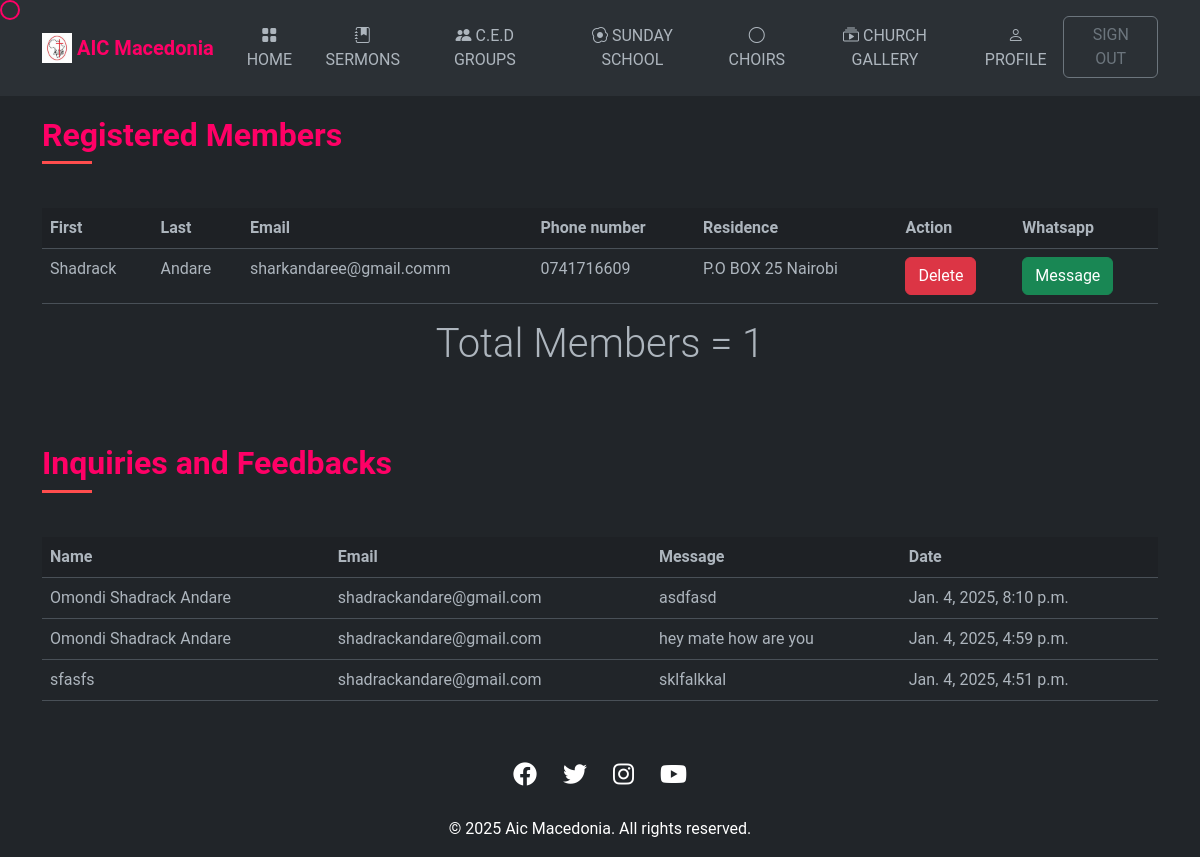
/dashboard/ (signed in), run on an earlier commit of the app's database.
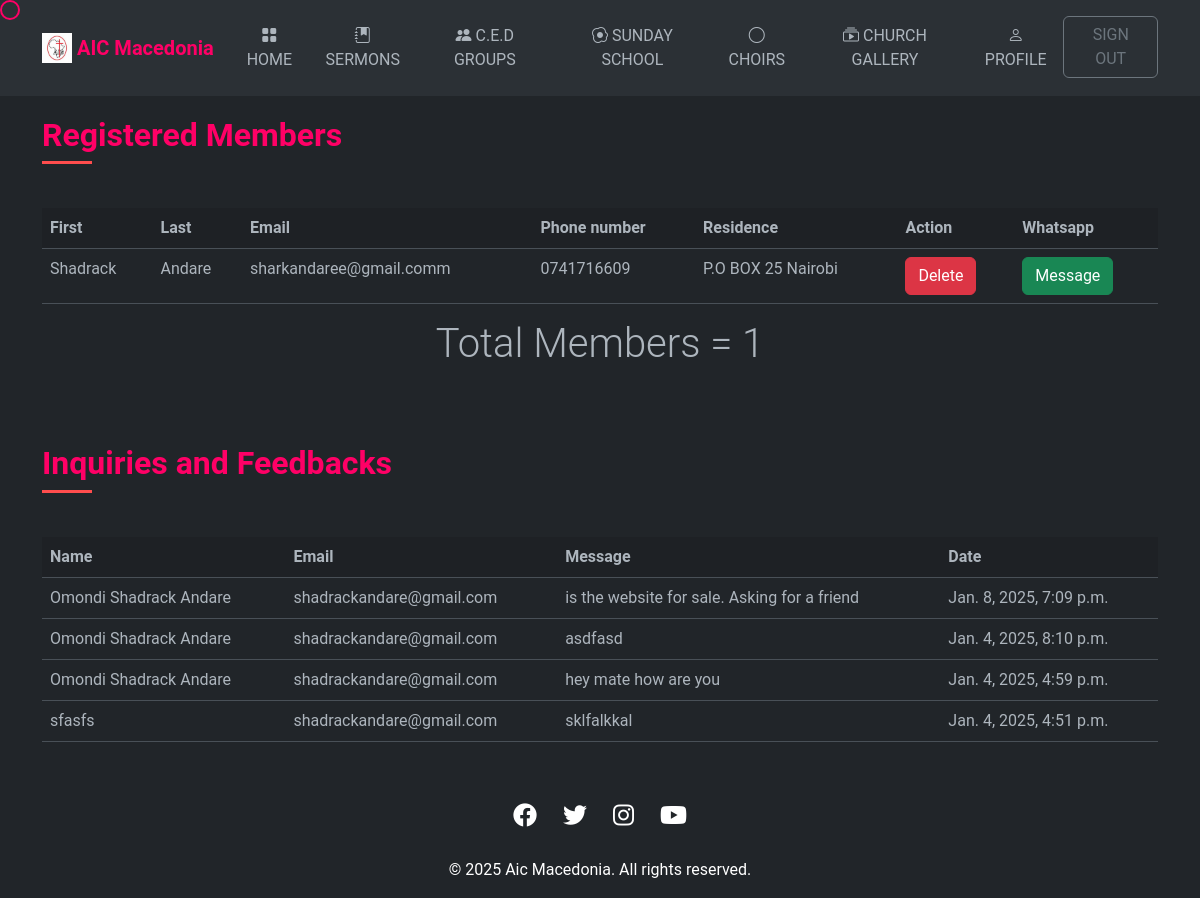
And on a later commit of the database.
### member/models.py (models this page shows, shortened)
class Member(AbstractBaseUser, PermissionsMixin):
    first_name = models.CharField(max_length=255)
    second_name = models.CharField(max_length=255)
    email = models.EmailField(unique=True, max_length=255)
    phone_number = models.IntegerField()
    created_on = models.DateTimeField(auto_now_add=True)
    last_login = models.DateField(auto_now=True)
    profile_pic = models.ImageField(blank=True, upload_to='personal_profile_images', null=True, default='static/img/user.png')
    address = models.CharField(blank=True, null=True, max_length=255, default='Jamcity')
    is_active = models.BooleanField(default=True)
    is_admin = models.BooleanField(default=False)
    is_superadmin = models.BooleanField(default=False)
    is_staff = models.BooleanField(default=False)
    objects = MemberUserManager()
    USERNAME_FIELD = 'email'
    REQUIRED_FIELDS = ['first_name', 'second_name', 'phone_number', 'address']

class ContactForm(models.Model):
    name = models.CharField(max_length=255)
    email = models.EmailField()
    message = models.TextField()
    created_on = models.DateTimeField(auto_now_add=True)

### managment/views.py (the view, shortened to what this page needs)
# urls.py: path("dashboard/", Dashboard.as_view(), name="dashboard"),
class Dashboard(View):
    def get(self, request):
        if request.user.is_authenticated:
            if request.user.is_superuser:
                inquiries = ContactForm.objects.all().order_by('-created_on')
                members = Member.objects.all()
                memberscount = members.count()
                context = {
                    'members': members,
                    'memberscount': memberscount,
                    'inquiries': inquiries,
                }
                return render(request,  'managment/dashboard.html', context=context)
            else:
                return redirect('home')
        else:
            return redirect('login')

### managment/templates/managment/dashboard.html (shortened to what this page needs)
{% extends 'member/base.html' %} {% block content %}
<section class="section">
  <div class="container">
    <h2 class="section-title text-center">Registered Members</h2>
    <div class="row justify-content-center mt-1">
      <div class="table-responsive">
        <form method="post">
          <table class="table p-3">
            <thead>
              <tr class="table-active">
                <th scope="col">First</th>
                <th scope="col">Last</th>
                <th scope="col">Email</th>
                <th scope="col">Phone number</th>
                <th scope="col">Residence</th>
                <th scope="col">Action</th>
                <th scope="col">Whatsapp</th>
              </tr>
            </thead>
            <tbody>
              {% for member in members %}
              <tr>
                <td>{{member.first_name}}</td>
                <td>{{member.second_name}}</td>
                <td>{{member.email}}</td>
                <td>0{{member.phone_number}}</td>
                <td>{{member.address}}</td>
                <td><button value="{{member.id}}" type="submit" class="btn btn-danger" name="id" id="id">Delete</button>
                </td>
                <td><a class="btn btn-success" href="https://wa.me/254{{member.phone_number}}">Message</a></td>
              </tr>
              {% endfor %}
            </tbody>
          </table>
        </form>
        <div class="row justify-content-center mt-2">
          <div class="col-sm-10 col-md-8 text-center">
            <p class="display-6">Total Members = {{memberscount}}</p>
          </div>
        </div>
      </div>
    </div>
  </div>
</section>
<section class="section">
  <div class="container">
    <h2 class="section-title text-center">Inquiries and Feedbacks</h2>
    <div class="row justify-content-center mt-1">
      <div class="table-responsive">
        <table class="table p-3">
          <thead>
            <tr class="table-active">
              <th scope="col">Name</th>
              <th scope="col">Email</th>
              <th scope="col">Message</th>
              <th scope="col">Date</th>
            </tr>
          </thead>
          <tbody>
            {% for member in inquiries %}
            <tr>
              <td>{{member.name}}</td>
              <td>{{member.email}}</td>
              <td>{{member.message}}</td>
              <td>{{member.created_on}}</td>
            </tr>
            {% endfor %}
          </tbody>
        </table>
      </div>
    </div>
  </div>
</section>
{% endblock content %}

### member/templates/member/base.html (shortened to what this page needs)
<!DOCTYPE html>
<html lang="en" data-bs-theme="dark">
{% load static %}
<head>
  <link href="https://cdn.jsdelivr.net/npm/bootstrap@5.3.0/dist/css/bootstrap.min.css" rel="stylesheet">
  <link href="https://unpkg.com/aos@2.3.1/dist/aos.css" rel="stylesheet">
  <link rel="stylesheet" href="https://cdnjs.cloudflare.com/ajax/libs/font-awesome/6.4.0/css/all.min.css">
  <link rel="stylesheet" href="https://cdn.jsdelivr.net/npm/bootstrap-icons@1.11.1/font/bootstrap-icons.css">
  <link rel="stylesheet" href="{% static 'css/styles.css' %}">
</head>
<body>
  <div class="toast-container position-fixed bottom-0 end-0 p-3">
  </div>
  {% include 'member/navbar.html' %}
  {% block content %}
  {% endblock content %}
  <footer class="bg-dark text-white">
    <div class="container text-center">
      <div class="social-icons mb-4">
        <a href="#" aria-label="Facebook"><i class="fab fa-facebook"></i></a>
        <a href="#" aria-label="Twitter"><i class="fab fa-twitter"></i></a>
        <a href="#" aria-label="Instagram"><i class="fab fa-instagram"></i></a>
        <a href="https://www.youtube.com/@aicmavokochurch7809" aria-label="YouTube"><i class="fab fa-youtube"></i></a>
      </div>
      <p>&copy; 2025 Aic Macedonia. All rights reserved.</p>
    </div>
  </footer>
</body>
</html>

### member/templates/member/navbar.html (shortened to what this page needs)
{% load static %}
<nav class="navbar navbar-expand-lg sticky-top bg-body-tertiary py-3">
  <div class="container">
    <a class="navbar-brand" href="{% url 'home' %}">
      <img src="{% static 'img/OIP.ico' %}" width="30" height="30" class="d-inline-block align-top" alt="Church Logo">
      AIC Macedonia
    </a>
    {% if request.user.is_authenticated %}
    <div class="collapse navbar-collapse justify-content-center" id="navbarNav">
      <ul class="navbar-nav">
        {% if request.path == '/' %}
        <li class="nav-item text-center">
          <a class="nav-link active" href="{% url 'home' %}">
            <i class="bi bi-grid-fill category-icon"></i>
            HOME
          </a>
        </li>
        {% else %}
        <li class="nav-item text-center">
          <a class="nav-link" href="{% url 'home' %}">
            <i class="bi bi-grid-fill category-icon"></i>
            HOME
          </a>
        </li>
        {% endif %}
        <li class="nav-item text-center">
          <a class="nav-link" href="{% url 'sermon' %}">
            <i class="bi bi-journal-bookmark-fill"></i>
            SERMONS
          </a>
        </li>
        <li class="nav-item text-center">
          <a class="nav-link" href="{% url 'cedgroups' %}">
            <i class="bi bi-people-fill"></i>
            C.E.D GROUPS
          </a>
        </li>
        <li class="nav-item text-center">
          <a class="nav-link" href="{% url 'sundayschool' %}">
            <i class="bi bi-egg-fried category-icon"></i>
            SUNDAY SCHOOL
          </a>
        </li>
        <li class="nav-item text-center">
          <a class="nav-link" href="{% url 'choirs' %}">
            <i class="bi bi-circle category-icon"></i>
            CHOIRS
          </a>
        </li>
        <li class="nav-item text-center">
          <a class="nav-link" href="{% url 'gallery' %}">
            <i class="bi bi-collection-play"></i>
            CHURCH GALLERY
          </a>
        </li>
        <li class="nav-item text-center">
          <a class="nav-link" href="{% url 'Profile' pk=request.user.id %}">
            <i class="bi bi-person"></i>
            PROFILE
          </a>
        </li>
        <li class="nav-item text-center">
          <a href="{% url 'SignOut' %}" class="btn btn-outline-secondary ">
            SIGN OUT
          </a>
        </li>
      </ul>
    </div>
    {% elif request.path == '/login/' %}
    <div class="d-flex align-items-center gap-3 px-2">
      <a href="{% url 'about' %}" class="btn btn-outline-secondary ">
        ABOUT US
      </a>
    </div>
    {% else %}
    <div class="d-flex align-items-center gap-3 px-2">
      <a href="{% url 'login' %}" class="btn btn-outline-secondary ">
        SIGN UP
      </a>
    </div>
    {% endif %}
  </div>
</nav>

### static/css/styles.css (style rules this page uses)
:root { --primary-color: #ff0066; --secondary-color: #ff4d4d; --hover-bg: rgba(255, 0, 102, 0.1); --tertiary-color: #2cfc02b4; }
body { font-family: "Roboto", sans-serif; cursor: none; }
.section { padding: 40px 0; margin-top: -20px; }
.social-icons { font-size: 1.5rem; }
.social-icons a { color: white; margin: 0 10px; transition: color 0.3s ease; }
.section-title { margin-bottom: 50px; color: var(--primary-color); font-weight: 700; position: relative; display: inline-block; }
.section-title::after { content: ""; position: absolute; bottom: -10px; left: 0; width: 50px; height: 3px; background-color: var(--secondary-color); }
.navbar-brand { font-weight: 700; color: var(--primary-color) !important; }
.nav-link { position: relative; color: var(--bs-body-color); }
.nav-link::after { content: ""; position: absolute; width: 0; height: 2px; bottom: 0; left: 50%; background-color: var(--primary-color); transition: all 0.3s ease; }

What changed in the data, as far as the page shows it:
added ContactForm: name "Omondi Shadrack Andare", email "shadrackandare@gmail.com", message "is the website for sale. Asking for a friend", created_on "Jan. 8, 2025, 7:09 p.m."
